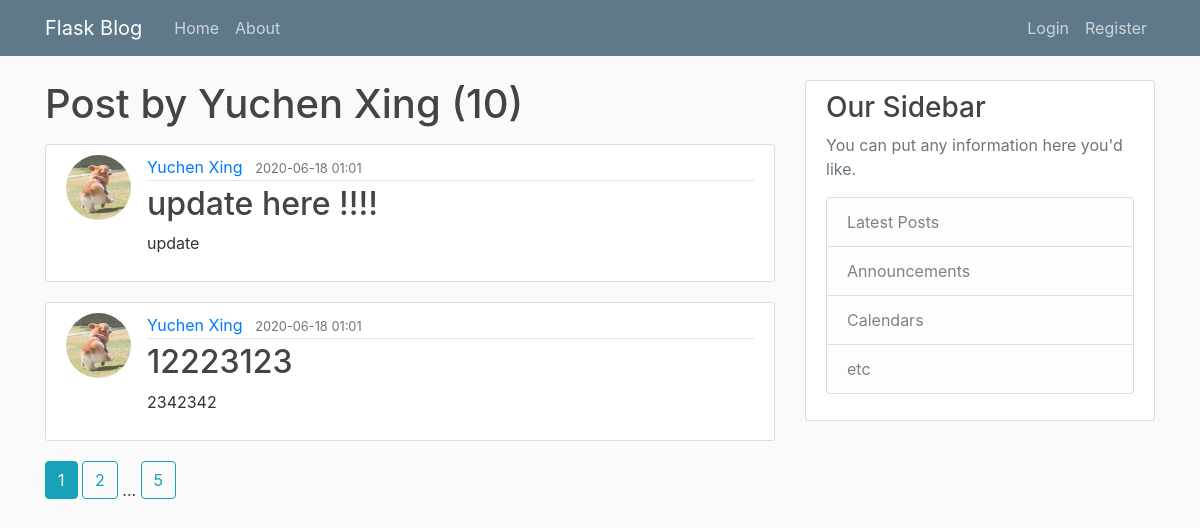
/user/Yuchen Xing, run on the app's committed database.
### flaskblog/models.py (models this page shows, shortened)
class User(db.Model, UserMixin):
    id = db.Column(db.Integer, primary_key=True)
    username = db.Column(db.String(20), unique=True, nullable=False)
    email = db.Column(db.String(120), unique=True, nullable=False)
    image_file = db.Column(db.String(20), nullable=False, default='default.jpg')
    password = db.Column(db.String(60), nullable=False)
    posts = db.relationship('Post', backref='author', lazy=True)

class Post(db.Model):
    id = db.Column(db.Integer, primary_key=True)
    title = db.Column(db.String(100), nullable=False)
    date_posted = db.Column(db.DateTime, nullable=False, default=datetime.utcnow)
    content = db.Column(db.Text, nullable=False)
    user_id = db.Column(db.Integer, db.ForeignKey('user.id'), nullable=False)

### flaskblog/users/routes.py (the view)
@users.route('/user/<string:username>')
def user_posts(username):
    page = request.args.get('page', 1, type=int)
    user = User.query.filter_by(username=username).first_or_404()
    posts = Post.query.filter_by(author=user)\
        .order_by(Post.date_posted.desc()).paginate(page=page, per_page=2)
    return render_template('user_posts.html', posts=posts, user=user)

### flaskblog/templates/user_posts.html
{% extends "layout.html" %}
{% block content %}
    <h1 class="mb-3">Post by {{ user.username }} ({{ posts.total }})</h1>
    {% for post in posts.items %}
        <article class="media content-section">
            <img class="rounded-circle article-img" src="{{ url_for('static', filename='profile_pics/' + post.author.image_file) }}" >
            <div class="media-body">
                <div class="article-metadata">
                    <a class="mr-2" href="{{ url_for('users.user_posts', username=post.author.username) }}">{{ post.author.username }}</a>
                    <small class="text-muted">{{ post.date_posted.strftime('%Y-%m-%d %H:%I') }}</small>
                </div>
                <h2><a class="article-title" href="{{ url_for('posts.post', post_id=post.id) }}">{{ post.title }}</a></h2>
                <p class="article-content">{{ post.content }}</p>
            </div>
        </article>
    {% endfor %}
    {% for page_num in posts.iter_pages(left_edge=1, right_edge=1, left_current=1, right_current=2) %}
        {% if page_num %}
            {% if posts.page == page_num %}
                <a class="btn btn-info mb-4" href="{{ url_for('users.user_posts', username=user.username, page=page_num) }}">{{ page_num }}</a>
            {% else %}
                <a class="btn btn-outline-info mb-4" href="{{ url_for('users.user_posts', username=user.username, page=page_num) }}">{{ page_num }}</a>
            {% endif %}
        {% else %}
            ...
        {% endif %}
    {% endfor %}
{% endblock content %}

### flaskblog/templates/layout.html (shortened to what this page needs)
<!DOCTYPE html>
<html lang="en">
<head>
    <link rel="stylesheet" href="https://stackpath.bootstrapcdn.com/bootstrap/4.5.0/css/bootstrap.min.css"
>
    <link rel="stylesheet" type="text/css" href="{{ url_for('static', filename='main.css') }}">
</head>
<body>
    <header class="site-header">
        <nav class="navbar navbar-expand-md navbar-dark bg-steel fixed-top">
            <div class="container">
                <a class="navbar-brand mr-4" href="/">Flask Blog</a>
                <div class="collapse navbar-collapse" id="navbarToggle">
                    <div class="navbar-nav mr-auto">
                        <a class="nav-item nav-link" href="/">Home</a>
                        <a class="nav-item nav-link" href="/about">About</a>
                    </div>
                    <div class="navbar-nav">
                        {% if current_user.is_authenticated %}
                            <a class="nav-item nav-link" href="{{ url_for('posts.new_post') }}">New Post</a>
                            <a class="nav-item nav-link" href="{{ url_for('users.account') }}">Account</a>
                            <a class="nav-item nav-link" href="{{ url_for('users.logout') }}">Logout</a>
                        {% else %}
                            <a class="nav-item nav-link" href={{ url_for('users.login') }}>Login</a>
                            <a class="nav-item nav-link" href={{ url_for('users.register') }}>Register</a>
                        {% endif %}
                    </div>
                </div>
            </div>
        </nav>
    </header>
    <main role="main" class="container">
        <div class="row">
            <div class="col-md-8">
                {% block content %}{% endblock %}
            </div>
            <div class="col-md-4">
                <div class="content-section">
                    <h3>Our Sidebar</h3>
                    <p class='text-muted'>You can put any information here you'd like.
                    <ul class="list-group">
                        <li class="list-group-item list-group-item-light">Latest Posts</li>
                        <li class="list-group-item list-group-item-light">Announcements</li>
                        <li class="list-group-item list-group-item-light">Calendars</li>
                        <li class="list-group-item list-group-item-light">etc</li>
                    </ul>
                    </p>
                </div>
            </div>
        </div>
    </main>
</body>
</html>

### flaskblog/static/main.css (style rules this page uses)
body { background: #fafafa; color: #333333; margin-top: 5rem; }
h1, h2, h3, h4, h5, h6 { color: #444444; }
.bg-steel { background-color: #5f788a; }
.site-header .navbar-nav .nav-link { color: #cbd5db; }
.content-section { background: #ffffff; padding: 10px 20px; border: 1px solid #dddddd; border-radius: 3px; margin-bottom: 20px; }
.article-title { color: #444444; }
.article-content { white-space: pre-line; }
.article-img { height: 65px; width: 65px; margin-right: 16px; }
.article-metadata { padding-bottom: 1px; margin-bottom: 4px; border-bottom: 1px solid #e3e3e3 }

### data on the page
User: username "Yuchen Xing"
Post: image_file (placeholder picture), author.username "Yuchen Xing", date_posted "2020-06-18 01:01", title "update here !!!!", content "update"
Post: image_file (placeholder picture), author.username "Yuchen Xing", date_posted "2020-06-18 01:01", title "12223123", content "2342342"

### other printed values
{{ posts.total }} "10"
{{ page_num }} "1"
{{ page_num }} "2" "5"
